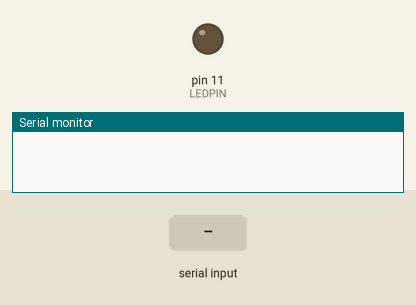
The sketch below on a simulated Arduino Mega 2560, built with avr-gcc and run on an emulated ATmega2560. Parts: output pins drawn as LEDs (lit = HIGH), the last lines printed to the serial monitor. Inputs (shaded band) come from the test bench.

Above: at 1.2 s.
1.3 s: "LED_ON" received over the second serial link
At 3.1 s:
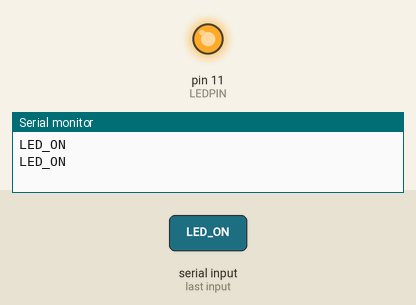
3.8 s: "LED_OFF" received over the second serial link
At 5.1 s:
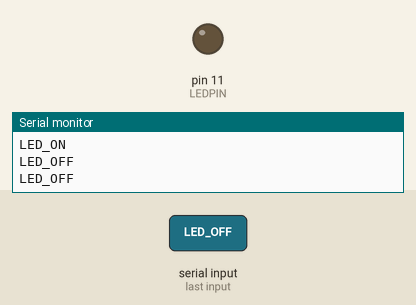
Timing chart, 0 to 6.8 s (numbered marks = the images above; inputs shaded):
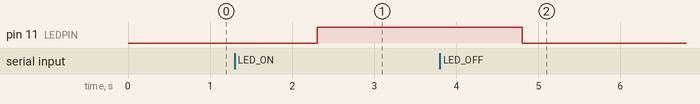

The sketch:

upstreamdownstream1.ino
```cpp
#define LEDPIN 11

void setup() {
	// Setup serial for monitor and Setup Serial1 for BlueTooth

	Serial.begin(9600);
	Serial1.begin(9600);
	pinMode(LEDPIN, OUTPUT);
}

void loop() {
// Process commands from bluetooth first.
  if(Serial1.available() > 0){
    String str = Serial1.readString();
    Serial.println(str);
    if(str == "LED_ON"){
      digitalWrite(LEDPIN, HIGH);
      Serial.println(str);
    }
    else if(str == "LED_OFF") {
      digitalWrite(LEDPIN, LOW);
      Serial.println(str);
    }
  }
}
```

Measured:
- after the input at 1.3 s, pin 11 (LEDPIN): LOW → HIGH after 1.0 s
- after the input at 3.8 s, pin 11 (LEDPIN): HIGH → LOW after 1.0 s
